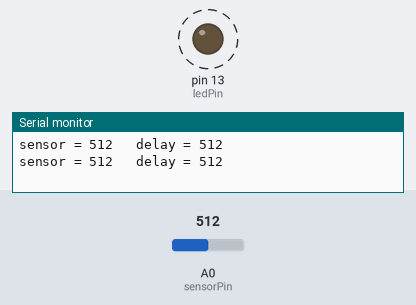
A sketch run on a simulated Arduino Uno, built with avr-gcc and run on an emulated ATmega328P. Shown: output pins drawn as LEDs (lit = HIGH), the last lines printed to the serial monitor. Dashed ring = blinking. The test bench sets the inputs (shaded band); at power-on: A0 (sensorPin) = 512.

Above: at 1.8 s.
1.9 s: A0 (sensorPin) set to 0
At 3.6 s:
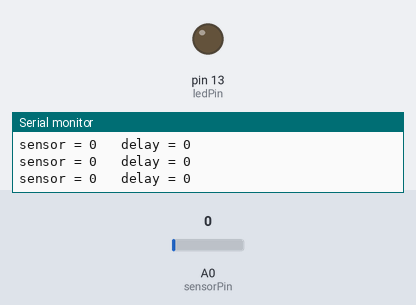
6.0 s: A0 (sensorPin) set to 122
At 6.3 s:
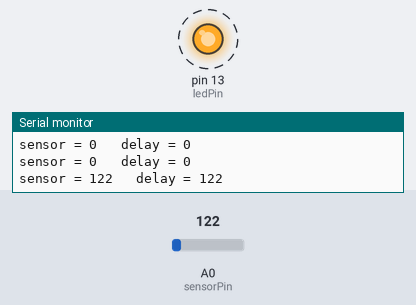
9.5 s: A0 (sensorPin) set to 306
Timing chart, 0 to 19.6 s (numbered marks = the images above; inputs shaded):
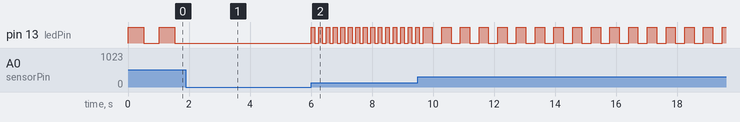

The sketch:

photo_3_serial.ino
```cpp
/*
  Photoresistor

 Utilizzare una fotoresistenza come analog input.
 Il comportamento della foto resistenza e' simile
 a un potenziometro: varia la resistenza in base alla
 quantita' di luce.

 Per ottenere valori significativi utilizzare unaresistenza
 da ~5k ohms in serie con il sensore.

 Questo sketch modifica l'intervallo di intermittenza di un led
 in base alla luminosita' rilevata.

 Schema: http://lab.piffa.net/schemi/photoresistor_led.png
 */

int sensorPin = A0;    // select the input pin for the potentiometer
int ledPin = 13;      // select the pin for the LED
int sensorValue = 0;  // variable to store the value coming from the sensor

void setup() {
  // declare the ledPin as an OUTPUT:
  pinMode(ledPin, OUTPUT);
  // initialize serial communications at 9600 bps:
  Serial.begin(9600);
}

void loop() {
  // read the value from the sensor:
  sensorValue = analogRead(sensorPin);
  // turn the ledPin on
  digitalWrite(ledPin, HIGH);
  // stop the program for <sensorValue> milliseconds:
  delay(sensorValue);
  // turn the ledPin off:
  digitalWrite(ledPin, LOW);
  // stop the program for for <sensorValue> milliseconds:
  // print the results to the serial monitor:
  Serial.print("sensor = " );
  Serial.print(sensorValue);
  Serial.print("\t delay = ");
  Serial.println(sensorValue);
  delay(sensorValue);
}

/* domande:
 1. qual'e' il valore minimo rilevato?
 2. quale il massimo?
 3. Come adattare la risoluzione dell'attuatore alla sensibilita' del sensore?
 */
```

Measured:
- after the input at 1.9 s, pin 13 (ledPin): stops changing and stays LOW
- after the input at 6.0 s, pin 13 (ledPin): alternates HIGH for 0.12 s and LOW for 0.12 s, starting at once
- by itself, pin 13 (ledPin): alternates HIGH for 0.51 s and LOW for 0.51 s
